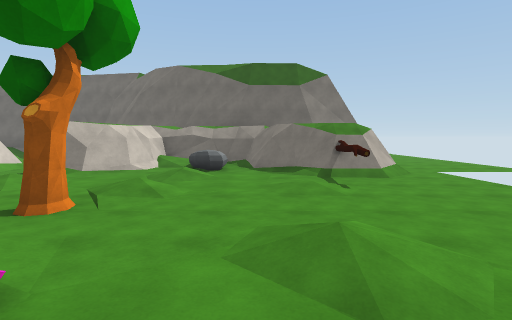
View 1 (above)

18 first-person views from a walk through a Unity game level. The camera is 1.5 m above the floor, tilts 4° down and sees 80° across. The floor is counted in squares, 2 m on a side. Each view is taken from the middle of a square. On the plan, view 1 faces up. The plan holds only what a view shows up to about 10 squares ahead; the rest is blank.

View 2
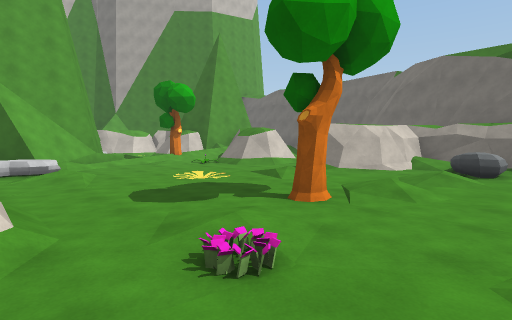

View 3
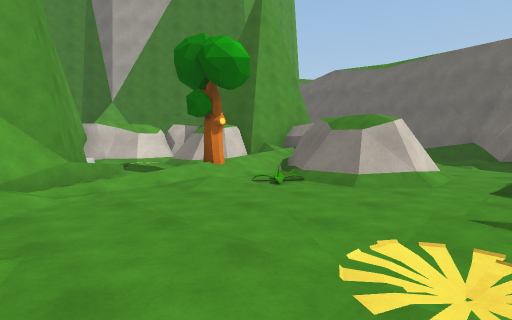

View 4
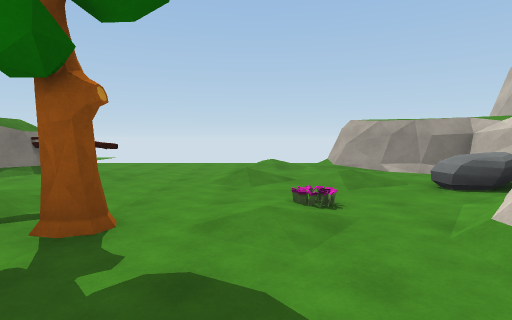

View 5
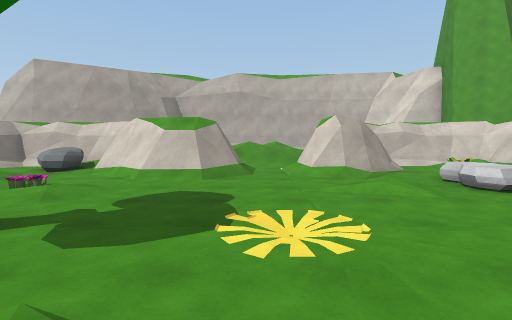

View 6
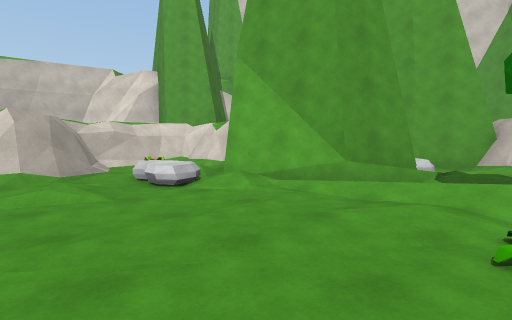

View 7
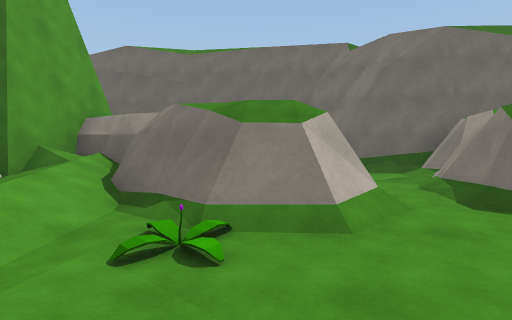

View 8
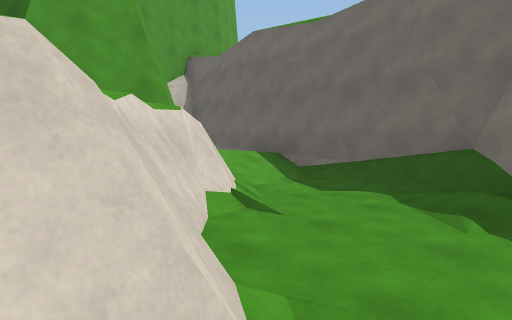

View 9
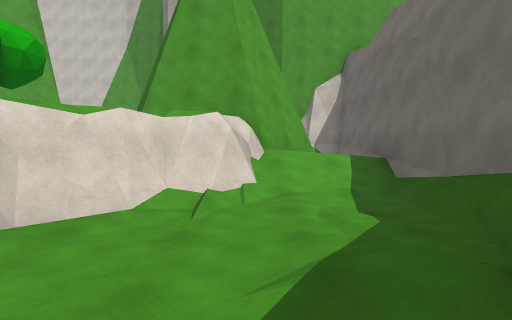

View 10
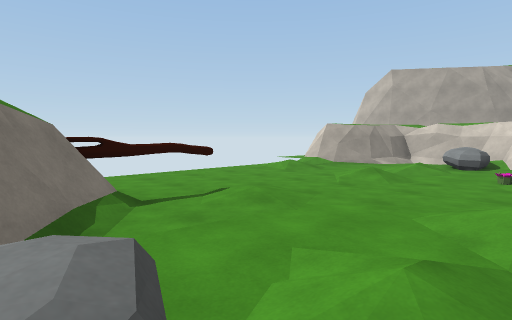

View 11
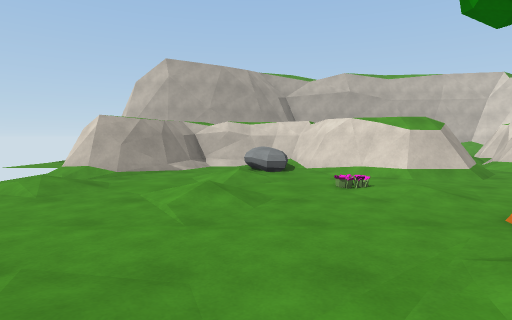

View 12
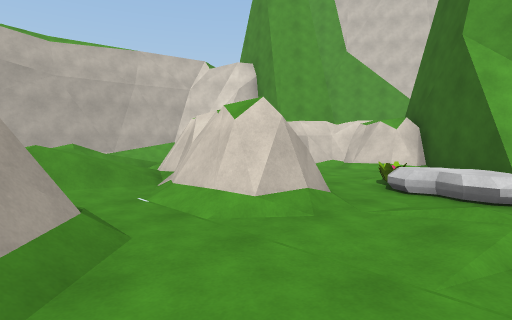

View 13
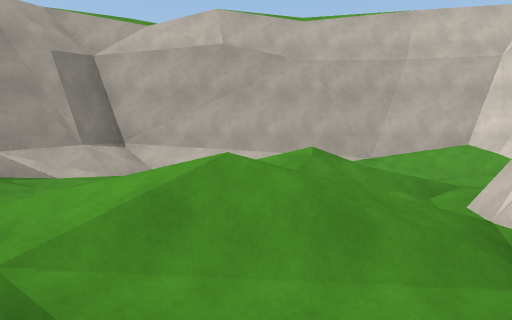

View 14
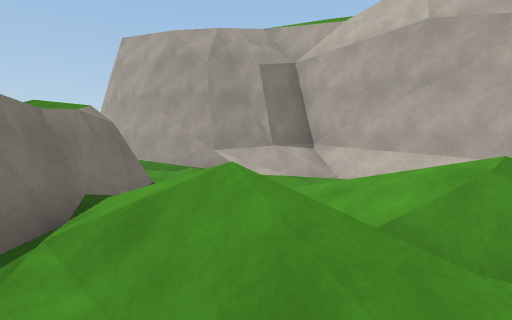

View 15
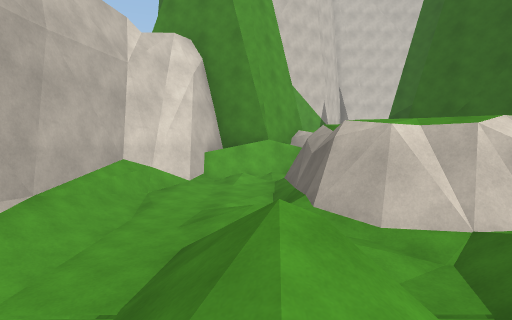

View 16
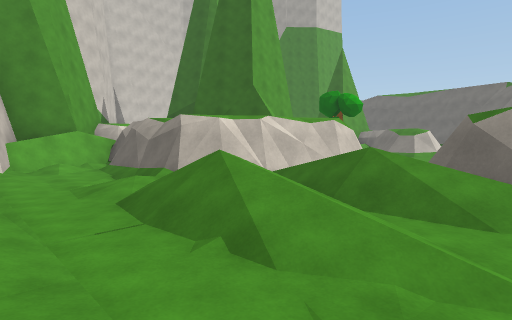

View 17
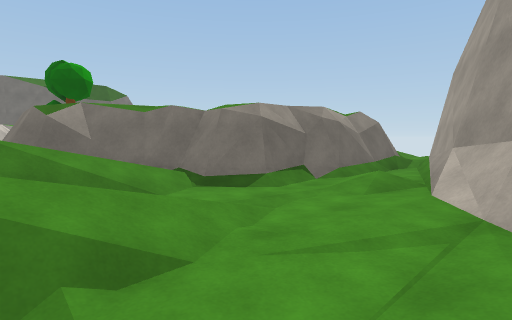

View 18
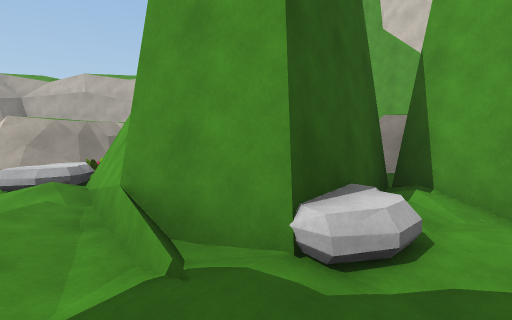

### Floor plan
Key: @ floor where view 1 was taken; # wall or solid block; . main floor; : floor 0.25 m higher than the main floor; + floor 0.5 m higher than the main floor; * floor 0.75 m higher than the main floor; % floor 1 m higher than the main floor; & floor 1.25 m higher than the main floor; / step, stairs or slope; = window, fence, low wall or low ledge; R rock; T tree; P plant; O other object.
Columns run from 15 left of view 1 to 7 right of it. Each row starts with its distance up from view 1.
 14 ########
 13 #//+%//####
 12   #/&/..:/###
 11   ##=#/...:##
 10    ####....#####    :..
  9    #/###/.###/R##  ....
  8    #*/###:##/:R/###....
  7  ###+//##.##./../##.
  6 ##.::TP....:.....O..
  5 #:.+:+:....:.+..:...
  4 #.##/:....P.T#......
  3 #/R##:.......T......
  2 ######:./....:.::.:.
  1     #:=R:.....P...:.
  0     #:P.##.##/.@:.##
 -1     #:.###.###/R.###
 -2     #:.##/:####R.#
 -3    ######////#####
 -4    #####/.#../####
 -5    #/:./////.././#
 -6    ##::.....::####
 -7     ###////.:##
 -8       ########

Positions as (right, up) in squares from view 1, and headings:
1: (0, 0), facing up
2: (0, 0), facing up-left
3: (-5, 2), facing up-left
4: (-5, 2), facing right
5: (-5, 6), facing down
6: (-6, 6), facing down-left
7: (-8, 4), facing up
8: (-6, 8), facing up-left
9: (-5, 11), facing left
10: (-2, 8), facing down-right
11: (0, 6), facing down
12: (-4, 2), facing down-left
13: (-5, -1), facing down
14: (-6, -2), facing down-right
15: (-4, -5), facing left
16: (-3, -7), facing up-left
17: (-5, -7), facing up-right
18: (-12, 6), facing down
